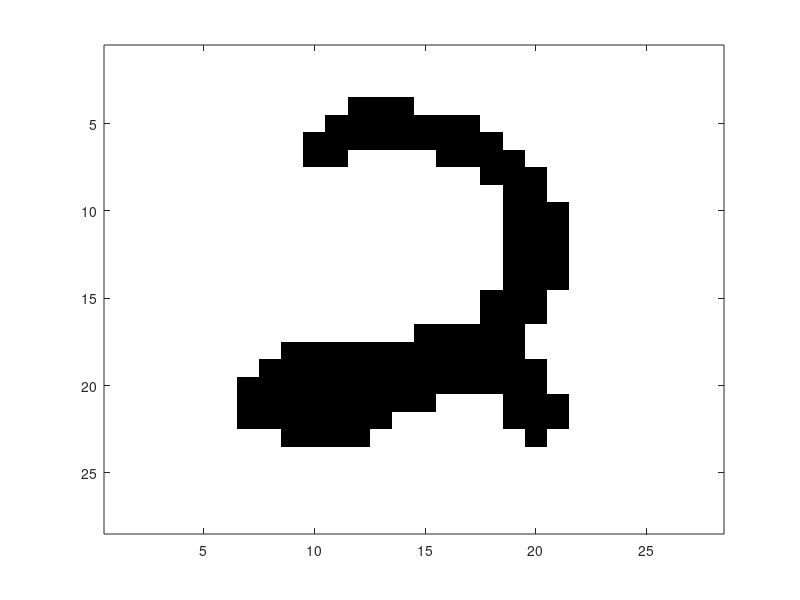
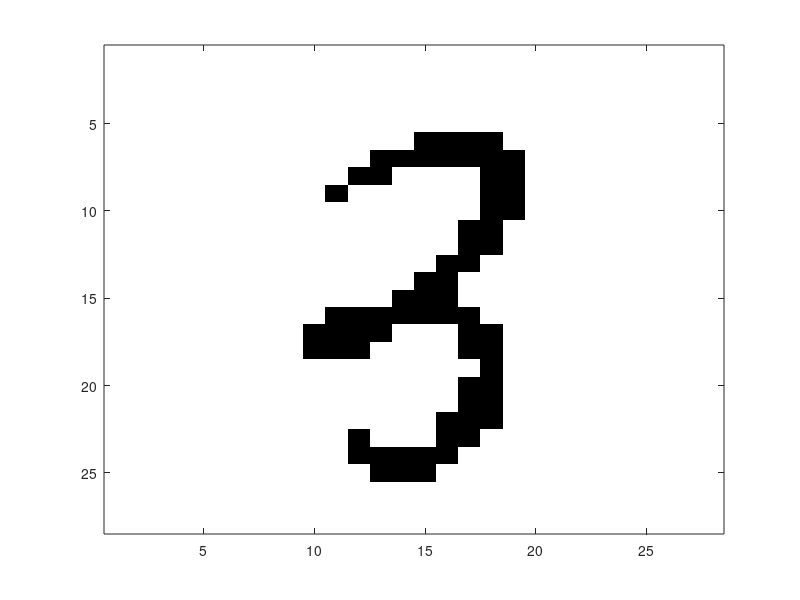
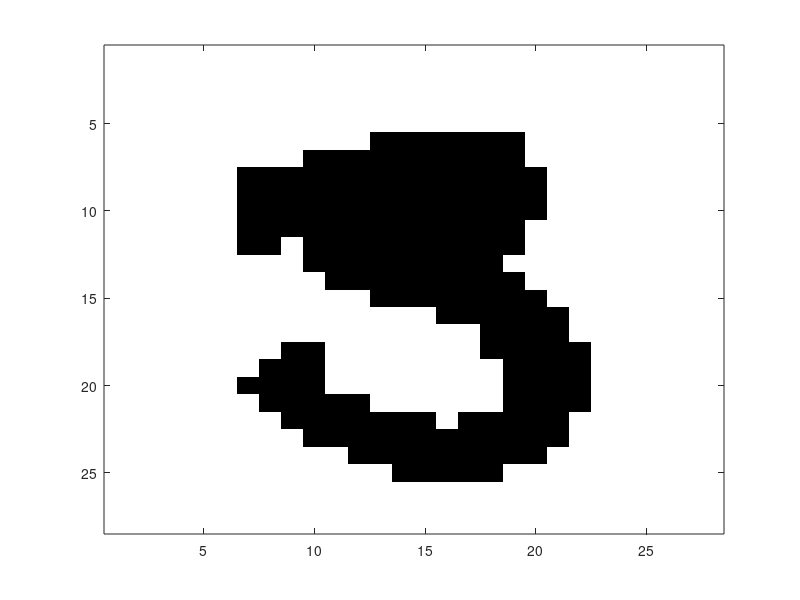
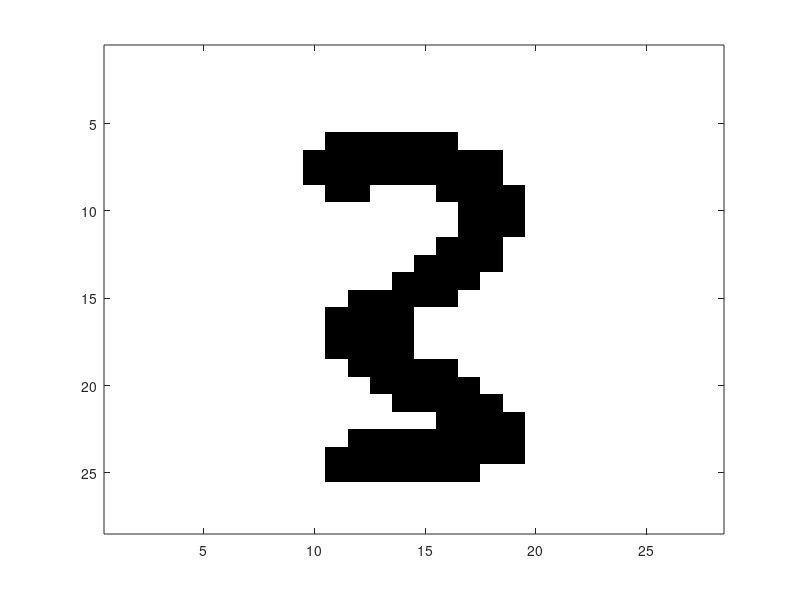

Reproduce these figures in MATLAB, in order.
N = 800; D = 28*28; X = uint8(zeros(N,D));
fid = fopen ('a012_images.dat', 'r');
for i = 1:N
X(i,:)  = fread(fid, [D], 'uint8');
end;
status = fclose(fid);
BW_map=[1,1,1; 0,0,0];
for i = 1:10
   im = X(i,:);
   im = reshape(im, [28,28])
   figure();
   image(im);
   colormap(BW_map);
end